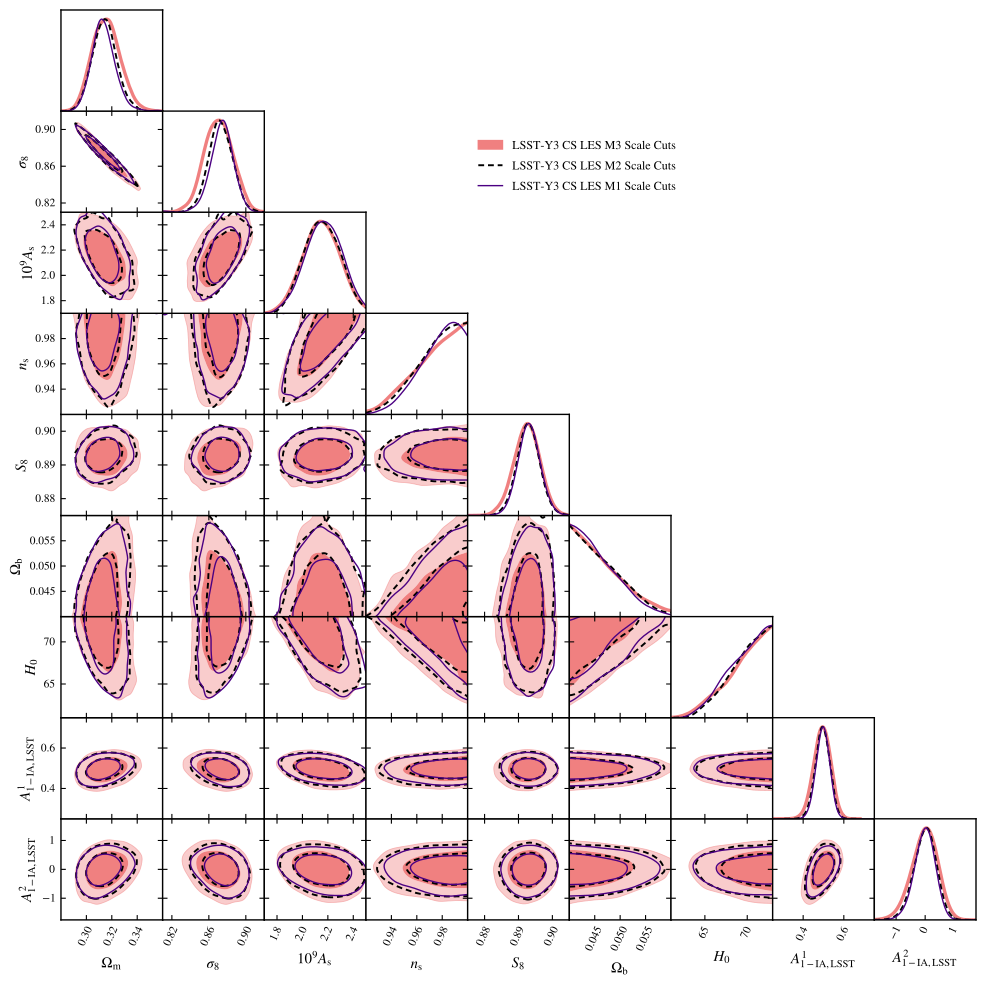

Python code for this plot:
import getdist.plots as gplot
from getdist import MCSamples
from getdist import loadMCSamples
import os
import matplotlib
import subprocess
import matplotlib.pyplot as plt
import numpy as np

# GENERAL PLOT OPTIONS
matplotlib.rcParams['mathtext.fontset'] = 'stix'
matplotlib.rcParams['font.family'] = 'STIXGeneral'
matplotlib.rcParams['mathtext.rm'] = 'Bitstream Vera Sans'
matplotlib.rcParams['mathtext.it'] = 'Bitstream Vera Sans:italic'
matplotlib.rcParams['mathtext.bf'] = 'Bitstream Vera Sans:bold'
matplotlib.rcParams['xtick.bottom'] = True
matplotlib.rcParams['xtick.top'] = False
matplotlib.rcParams['ytick.right'] = False
matplotlib.rcParams['axes.edgecolor'] = 'black'
matplotlib.rcParams['axes.linewidth'] = '1.0'
matplotlib.rcParams['axes.labelsize'] = 'medium'
matplotlib.rcParams['axes.grid'] = True
matplotlib.rcParams['grid.linewidth'] = '0.0'
matplotlib.rcParams['grid.alpha'] = '0.18'
matplotlib.rcParams['grid.color'] = 'lightgray'
matplotlib.rcParams['legend.labelspacing'] = 0.77
matplotlib.rcParams['savefig.bbox'] = 'tight'
matplotlib.rcParams['savefig.format'] = 'pdf'

parameter = [u'omegam',u'sigma8', u'As_1e9', u'ns', u'SS8', u'omegab', u'H0', u'LSST_A1_1', u'LSST_A1_2']
chaindir=os.getcwd()

analysissettings={'smooth_scale_1D':0.35,'smooth_scale_2D':0.35,'ignore_rows': u'0.5',
'range_confidence' : u'0.01'}

analysissettings2={'smooth_scale_1D':0.35,'smooth_scale_2D':0.35,'ignore_rows': u'0.0',
'range_confidence' : u'0.01'}

root_chains = (
  'EXAMPLE_MCMC6',
  'EXAMPLE_MCMC5',
  'EXAMPLE_MCMC4'
)


# --------------------------------------------------------------------------------
samples=loadMCSamples(chaindir + '/../chains/' + root_chains[0],settings=analysissettings)
p = samples.getParams()
samples.addDerived(p.omegam*p.H0/100.,name='gamma',label='{\\Omega_m h}')
samples.addDerived(p.s8omegamp5/0.5477225575,name='SS8',label='{S_8}')
samples.saveAsText(chaindir + '/.VM_P2_TMP1')
# --------------------------------------------------------------------------------
samples=loadMCSamples(chaindir + '/../chains/' + root_chains[1],settings=analysissettings)
p = samples.getParams()
samples.addDerived(p.omegam*p.H0/100.,name='gamma',label='{\\Omega_m h}')
samples.addDerived(p.s8omegamp5/0.5477225575,name='SS8',label='{S_8}')
samples.saveAsText(chaindir + '/.VM_P2_TMP2')
# --------------------------------------------------------------------------------
samples=loadMCSamples(chaindir + '/../chains/' + root_chains[2],settings=analysissettings2)
p = samples.getParams()
samples.addDerived(p.omegam*p.H0/100.,name='gamma',label='{\\Omega_m h}')
samples.addDerived(p.s8omegamp5/0.5477225575,name='SS8',label='{S_8}')
samples.saveAsText(chaindir + '/.VM_P2_TMP3')
# --------------------------------------------------------------------------------

#GET DIST PLOT SETUP
g=gplot.getSubplotPlotter(chain_dir=chaindir,analysis_settings=analysissettings2,width_inch=10.0)
g.settings.axis_tick_x_rotation=65
g.settings.lw_contour = 1.2
g.settings.legend_rect_border = False
g.settings.figure_legend_frame = False
g.settings.axes_fontsize = 13.0
g.settings.legend_fontsize = 13.5
g.settings.alpha_filled_add = 0.85
g.settings.lab_fontsize=15.5
g.legend_labels=False

param_3d = None
g.triangle_plot([chaindir + '/.VM_P2_TMP1', 
                 chaindir + '/.VM_P2_TMP2',
                 chaindir + '/.VM_P2_TMP3'],
parameter,
plot_3d_with_param=param_3d,line_args=[
{'lw': 2.4,'ls': 'solid', 'color':'lightcoral'},
{'lw': 1.4,'ls': '--', 'color':'black'},
{'lw': 1.0,'ls': 'solid', 'color': 'indigo'},
],
contour_colors=['lightcoral','black','indigo'],
contour_ls=['solid','--','solid'], 
contour_lws=[2.4,1.4,1.0],
filled=[True,False,False],
shaded=False,
legend_labels=[
'LSST-Y3 CS LES M3 Scale Cuts',
'LSST-Y3 CS LES M2 Scale Cuts',
'LSST-Y3 CS LES M1 Scale Cuts',
],
legend_loc=(0.48, 0.80))

for ax in g.subplots[:,0]:
  if ax is not None:
    ax.axis(xmin=0.28,xmax=0.36)

for ax in g.subplots[:,1]:
  if ax is not None:
    ax.axis(xmin=0.81,xmax=0.92)

for ax in g.subplots[:,2]:
  if ax is not None:
    ax.axis(xmin=1.7,xmax=2.5)

for ax in g.subplots[:,3]:
  if ax is not None:
    ax.axis(xmin=0.92,xmax=1.00)

for ax in g.subplots[:,4]:
  if ax is not None:
    ax.axis(xmin=0.875,xmax=0.905)

for ax in g.subplots[:,5]:
  if ax is not None:
    ax.axis(xmin=0.04,xmax=0.06)

for ax in g.subplots[:,6]:
  if ax is not None:
    ax.axis(xmin=61,xmax=73)

for ax in g.subplots[:,7]:
  if ax is not None:
    ax.axis(xmin=0.25,xmax=0.75)

for ax in g.subplots[:,8]:
  if ax is not None:
    ax.axis(xmin=-1.75,xmax=1.75)

g.export()
